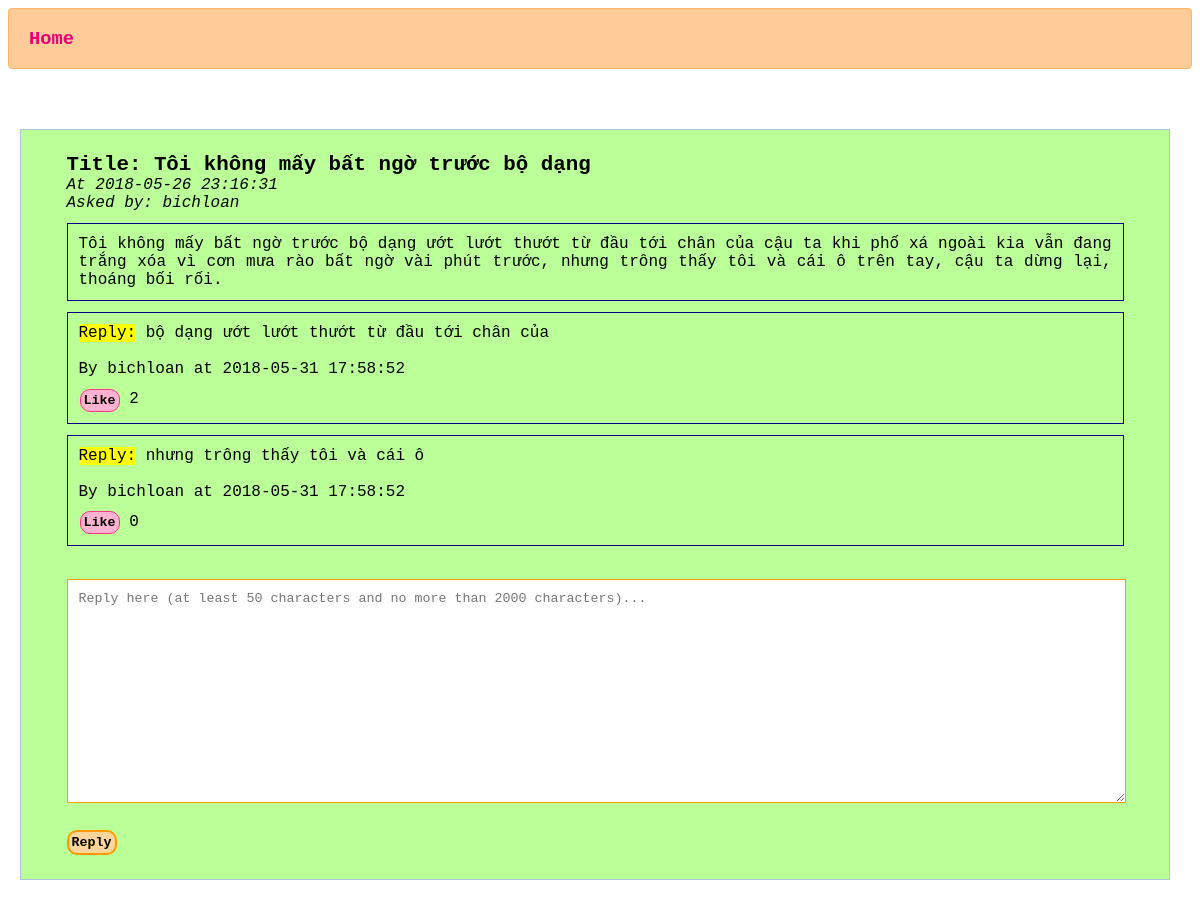
Screenshot of /question_page.php?id=5 with the database file from the repository.
### tables this page shows
CREATE TABLE IF NOT EXISTS `topic` (
  `topic_id` int(200) NOT NULL AUTO_INCREMENT,
  `user_id` int(200) NOT NULL,
  `level` enum('2nd year students','3rd year students','4th year students') NOT NULL,
  `subject` text NOT NULL,
  `t_content` text NOT NULL,
  `date` datetime NOT NULL DEFAULT CURRENT_TIMESTAMP,
  PRIMARY KEY (`topic_id`),
  KEY `fk_topic1` (`user_id`)
);

CREATE TABLE IF NOT EXISTS `users` (
  `user_id` int(200) NOT NULL AUTO_INCREMENT,
  `user_name` varchar(20) NOT NULL,
  `password` varchar(50) NOT NULL,
  PRIMARY KEY (`user_id`)
);

### question_page.php (the view, shortened to what this page needs)
<!DOCTYPE html>
<?php
$db = mysqli_connect('localhost', 'root', '', 'forum') or die("Failed to connect to MySQL: " . mysqli_error());
$topic_id = $_GET['id'];
$get_topic = mysqli_query($db, "SELECT user_id, subject, `t_content`, `date` FROM `topic` WHERE topic_id = '$topic_id'");
$get_topic_result = mysqli_fetch_array($get_topic);
$subject = $get_topic_result['subject'];
$content = $get_topic_result['t_content'];
$date = $get_topic_result['date'];
$author_id = $get_topic_result['user_id'];
$get_u_name = mysqli_query($db, "SELECT `user_name` FROM `users` WHERE user_id = '$author_id'");
$get_u_name_result = mysqli_fetch_array($get_u_name);
$author_name = $get_u_name_result['user_name'];
$get_reply = mysqli_query($db, "SELECT reply_id, user_id, content, date FROM `replies` WHERE topic_id = '$topic_id'");
?>
<html>
    <head>
    </head>
    <body>
        <header>
            <h3><a href="http://localhost/forum/index.php">Home</a></h3>
        </header>
        <div class="format">
            <label>Title: <?php echo $subject; ?>
            </label>
            <div style="font-style: italic; margin-left: 2%;">
                At <?php echo $date; ?><br>
                Asked by: <?php echo $author_name; ?>
            </div>
            <section>
                <?php echo $content; ?>
            </section>
            <?php
            $rep_id = array();
            while ($row = mysqli_fetch_array($get_reply)) {
                $rep_id[] = $row['reply_id'];
                $u_id_list[] = $row['user_id'];
                $content_list[] = $row['content'];
                $date_list[] = $row['date'];
            }
            $no_record = count($rep_id);
            $name_array = array();
            for ($i = 0; $i < $no_record; $i++) {
                $u_id = $u_id_list[$i];
                $get_u_name = mysqli_query($db, "SELECT `user_name` FROM `users` WHERE user_id = '$u_id'");
                $get_u_name_result = mysqli_fetch_array($get_u_name);
                $u_name = $get_u_name_result['user_name'];
                array_push($name_array, $u_name);
            }
            $likes_number = array();
            for ($i = 0; $i < $no_record; $i++) {
                $id = $rep_id[$i];
                $get_like = mysqli_query($db, "SELECT COUNT(like_id) AS no_likes FROM likes WHERE reply_id = '$id'");
                $get_like_result = mysqli_fetch_array($get_like);
                $no_replies = $get_like_result['no_likes'];
                array_push($likes_number, $no_replies);
            }
            for ($i = $no_record - 1; $i >= 0; $i--) {
                ?>
                <section>
                    <?php
                    echo "<mark>Reply:</mark>" . " " . $content_list[$i] . "<br><br>";
                    echo "By " . $name_array[$i];
                    echo " at " . $date_list[$i];
                    ?>
                    <form method="post">
                        <button type="submit" name="like<?php echo $i; ?>" style="background-color: #ffb3d1; border: 1px solid #ff3385; margin-left: 1px;">Like</button> <?php echo $likes_number[$i]; ?>
                    </form>
                </section>
                <?php
            }
            ?>
            <form method="post">
                <textarea placeholder="Reply here (at least 50 characters and no more than 2000 characters)..." name="rep_content"></textarea>
                <button type="submit" name="reply">Reply</button>
            </form>
        </div>
    </body>
</html>

### question_page.php (style rules this page uses)
body { font-family: "Courier New"; }
header { background-color: #ffcc99; border: 1px #ffb366 solid; border-radius: 4px; padding-left: 20px; text-decoration: none; }
header a { text-decoration: none; color: #e60073; }
.format { margin: 5% 1% 5% 1%; width: 93%; border: 1px #B0C4DE solid; padding: 2%; background-color: #bbff99; }
.format label { margin-left: 2%; font-weight: bold; font-size: 1.3em; width: 90%; }
.format section { margin: 1% 2% 1% 2%; border: 1px darkblue solid; padding: 1%; text-align: justify; }
textarea { border: 1px #ff9900 solid; margin: 2% 2% 1% 2%; width: 94%; height: 200px; padding: 1%; }
button { background-color: #ffd699; font-family: "Courier New"; border: 2px #ff9900 solid; border-radius: 10px; padding: 3px; margin: 1% 0% 0% 2%; font-weight: bold; }

### rows the page displays
topic: subject "Tôi không mấy bất ngờ trước bộ dạng", date "2018-05-26 23:16:31", t_content "Tôi không mấy bất ngờ trước bộ dạng ướt lướt thướt từ đầu tới chân của cậu ta khi phố xá ngoài kia vẫn đang trắng xóa vì cơn mưa rào bất ngờ vài phút trước, nhưng trông thấy tôi và cái ô trên tay, cậu ta dừng lại, thoáng bối rối."
users: user_name "bichloan"

### other values shown
$content_list[$i] "bộ dạng ướt lướt thướt từ đầu tới chân của"
$date_list[$i] "2018-05-31 17:58:52"
$likes_number[$i] "2"
$content_list[$i] "nhưng trông thấy tôi và cái ô"
$likes_number[$i] "0"
